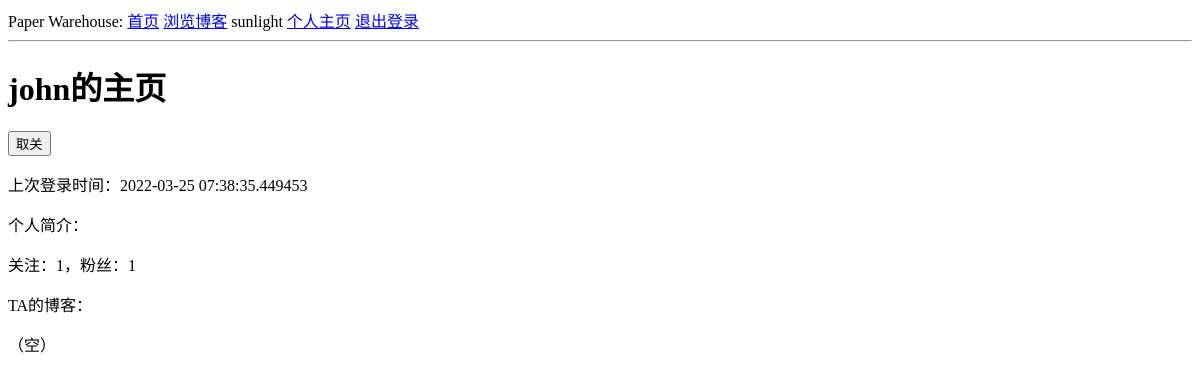
Page /user/john (signed in) on the earlier database version.
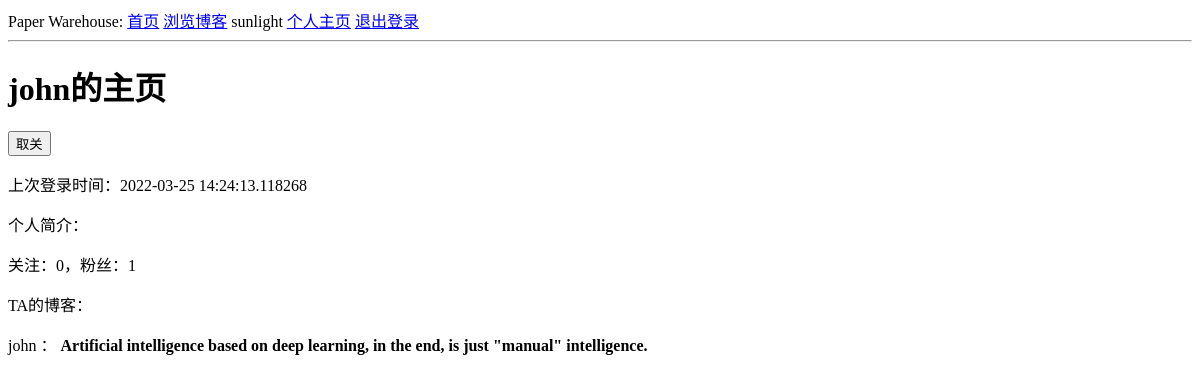
Same page on the later database version.
### app/models.py (models this page shows, shortened)
class User(UserMixin, db.Model):
    id = db.Column(db.Integer, primary_key=True)
    username = db.Column(db.String(64), index=True, unique=True)
    email = db.Column(db.String(64), index=True, unique=True)
    password_hash = db.Column(db.String(128))
    posts = db.relationship('Post', backref='author', lazy='dynamic')
    about_me = db.Column(db.String(140), default='这个人很懒，什么都没有写~')
    last_seen = db.Column(db.DateTime, default=datetime.utcnow)
    followed = db.relationship(
        'User', # Right side class(entity) of the relationship, here is User itself
        secondary=followers,
        primaryjoin=(followers.c.follower_id == id),
        secondaryjoin=(followers.c.followed_id == id),
        backref=db.backref('followers', lazy='dynamic'),
        lazy='dynamic'
    )
    def is_following(self, user):
        return self.followed.filter(
            followers.c.followed_id == user.id
        ).count() > 0

class Post(db.Model):
    id = db.Column(db.Integer, primary_key=True)
    body = db.Column(db.String(140))
    timestamp = db.Column(db.DateTime, index=True, default=datetime.utcnow)
    user_id = db.Column(db.Integer, db.ForeignKey('user.id'))

### app/routes.py (the view)
@app.route('/user/<username>')
@login_required
def user(username):
    user = User.query.filter_by(username=username).first_or_404()
    posts = user.posts.all()
    form = EmptyForm()
    return render_template('user.html', user=user, posts=posts, form=form)

### app/forms.py
class EmptyForm(FlaskForm):
    submit = SubmitField('提交')

### app/models.py (called while the page is built)
@login.user_loader
def load_user(id):
    return User.query.get(int(id))

### app/routes.py (called while the page is built)
@app.before_request
def before_request():
    if current_user.is_authenticated:
        current_user.last_seen = datetime.utcnow()
        db.session.commit()

### app/templates/user.html (shortened to what this page needs)
{% extends "base.html" %}
{% block content %}
    <h1>{{ user.username }}的主页</h1>
    {% if user == current_user %}
    <a href="{{ url_for('edit_profile')}}">修改个人信息</a>
    {% elif not current_user.is_following(user) %}
    <form action="{{ url_for('follow', username=user.username) }}" method="post">
        {{ form.hidden_tag() }}
        {{ form.submit(value="关注") }}
    </form>
    {% else %}
    <form action="{{ url_for('unfollow', username=user.username) }}" method="post">
        {{ form.submit(value="取关") }}
    </form>
    {% endif %}
    <p>上次登录时间：{{ user.last_seen }}</p>
    <p>个人简介：{{ user.about_me }}</p>
    <p>关注：{{ user.followed.count() }}，粉丝：{{ user.followers.count() }}</p>
    <p>TA的博客：</p>
    {% if not posts %}<p>（空）</p>{% else %}
    {% for post in posts %}
    <p>
        {{ post.author.username }} ： <strong>{{ post.body }}</strong>
    </p>
    {% endfor %} {% endif %}
{% endblock %}

### app/templates/base.html (shortened to what this page needs)
<!doctype html>
<html lang="zh-cn">
<head>
    <link rel="stylesheet" href="{{ url_for('static', filename='css/base.css') }}" type="text/css"/>
</head>
<body>
    <div>
        Paper Warehouse:
        <a href="{{ url_for('index') }}">首页</a>
        {% if current_user.is_anonymous %}
        <a href="{{ url_for('login') }}">登录</a>
        |
        <a href="{{ url_for('register') }}">注册</a>
        {% else %}
        <a href="{{ url_for('explore') }}">浏览博客</a>
        <span>{{ current_user.username }}</span>
        <a href="{{ url_for('user', username=current_user.username) }}">个人主页</a>
        <a href="{{ url_for('logout') }}">退出登录</a>
        {% endif %}
        </div>
    <hr />
    {% block content %}
    {% endblock %}
</body>
</html>

Differences in the rows shown:
changed User "john": last_seen "2022-03-25 07:38:35.449453" → "2022-03-25 14:24:13.118268"
added Post: author.username "john", body "Artificial intelligence based on deep learning, in the end, is just \"manual\" intelligence."
Other differences:
{{ user.followed.count() }}: "1" → "0"
text no longer shown: "（空）"
